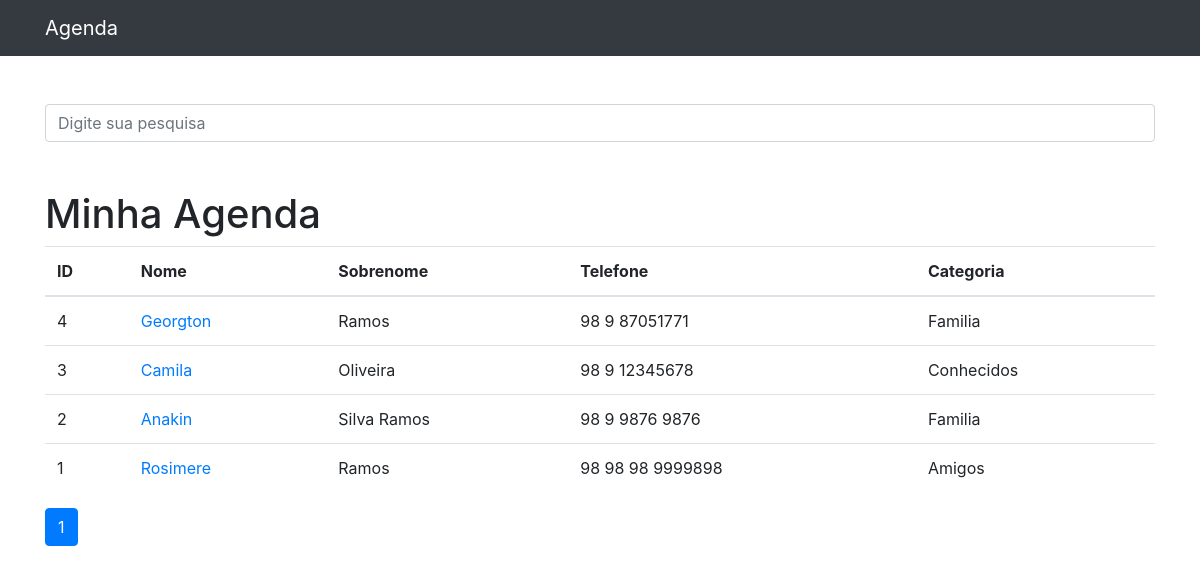
Before: / with the older database file.
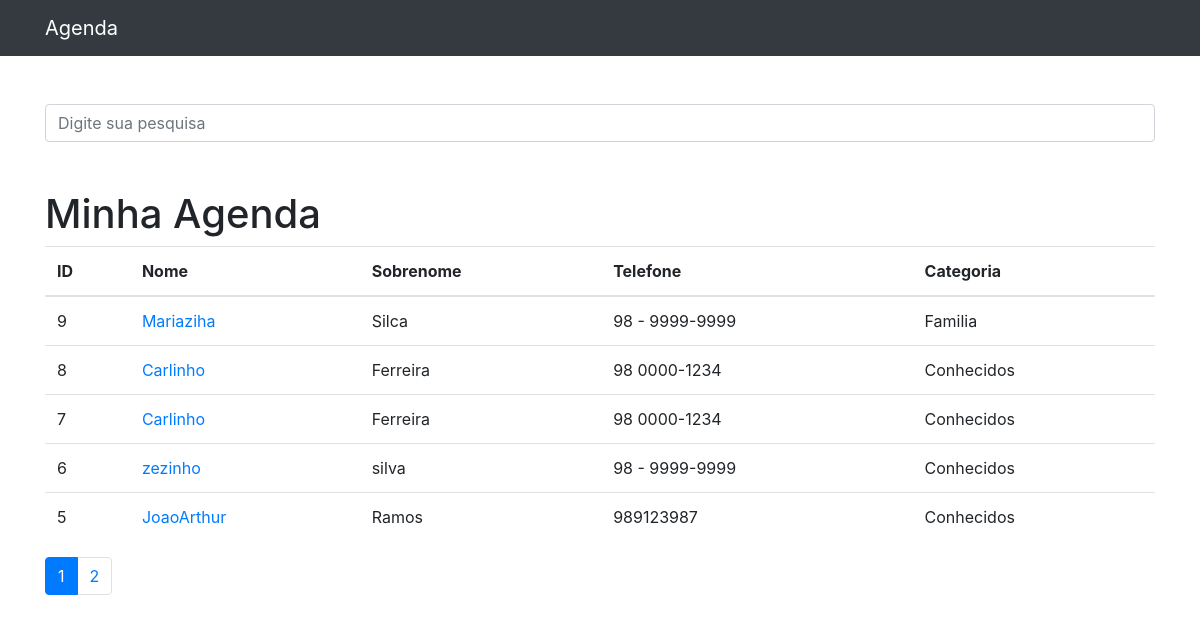
After: the same page with the newer database file.
### contatos/models.py (models this page shows, shortened)
class Contato(models.Model):
    nome = models.CharField(max_length=255)
    sobrenome = models.CharField(max_length=255, blank=True)
    telefone = models.CharField(max_length=255)
    email = models.CharField(max_length=255, blank=True)
    data_criacao = models.DateTimeField(default=timezone.now)
    descricao = models.TextField(blank=True)
    categoria = models.ForeignKey(Categoria, on_delete=models.DO_NOTHING)
    mostrar = models.BooleanField(default=True)
    foto = models.ImageField(blank=True, upload_to='fotos/%Y/%m/%d')

class Categoria(models.Model):
    nome = models.CharField(max_length=255)
    def __str__(self):
        return self.nome

### contatos/views.py (the view)
# urls.py: path('', views.index, name='index'),
def index(request):
    contatos = Contato.objects.order_by('-id').filter(mostrar=True)
    paginator = Paginator(contatos, 5)
    page = request.GET.get('p')
    contatos = paginator.get_page(page)
    return render(request, 'contatos/index.html', {
        'contatos' : contatos
    })

### contatos/templates/contatos/index.html (shortened to what this page needs)
{%extends 'base.html'%}
{%block conteudo%}
    <h1 class="mt-5">Minha Agenda</h1>
    <table class="table">
      <thead>
        <tr>
          <th>ID</th>
          <th>Nome</th>
          <th>Sobrenome</th>
          <th>Telefone</th>
          <th>Categoria</th>
        </tr>
      </thead>
      <tbody>
        {% for contato in contatos %}
            <tr>
              <td>{{ contato.id }}</td>
              <td>
                <a href="{%url 'ver_contato' contato.id %}"> {{contato.nome}}</a>
              </td>
              <td>{{contato.sobrenome}}</td>
              <td>{{contato.telefone}}</td>
              <td>{{contato.categoria}}</td>
            </tr>
        {%endfor%}
      </tbody>
    </table>
<nav aria-label="Page navigation example">
  <ul class="pagination">
    {% for pagina in contatos.paginator.page_range %}
      {% if contatos.number == pagina %}
        <li class="page-item active"><a class="page-link" href="?p={{ pagina }}&termo={{ request.GET.termo }}">{{pagina}}</a></li>
      {% else %}
        <li class="page-item"><a class="page-link" href="?p={{ pagina }}&termo={{ request.GET.termo }}">{{pagina}}</a></li>
      {% endif %}
    {% endfor %}
  </ul>
</nav>
{%endblock%}

### templates/base.html (shortened to what this page needs)
{%load static%}
<!DOCTYPE html>
<html lang="pt">
<head>
  {%include 'parciais/_head.html'%}
</head>
<body>
  {%include 'parciais/_nav.html'%}
  <div class="container">
    <div class="row">
      <div class="col-lg-12">
        {% if 'accounts' not in request.path %}
        <br></br>
        <form method="get" action="{% url 'busca' %}">
          <div class="form-group row">
            <div class="col-12">
              <input class="form-control"
                     type="search" value="{{ request.GET.termo }}"
                     id="search-input"
                     placeholder="Digite sua pesquisa"
                     name="termo">
            </div>
          </div>
        </form>
        {% endif %}
        {%block conteudo%} {%endblock%}
      </div>
    </div>
  </div>
</body>
</html>

### templates/parciais/_head.html (shortened to what this page needs)
{%load static%}
<link href="{% static 'vendor/bootstrap/css/bootstrap.min.css'%}" rel="stylesheet">

### templates/parciais/_nav.html (shortened to what this page needs)
{%load static%}
<nav class="navbar navbar-expand-lg navbar-dark bg-dark static-top">
<div class="container">
  <a class="navbar-brand" href="{%url 'index'%}">Agenda</a>
</div>
</nav>

Changed rows visible on the page:
no longer on this page (row unchanged): Contato: id "4", nome "Georgton", sobrenome "Ramos", telefone "98 9 87051771", categoria "Familia"
no longer on this page (row edited): Contato: id "3", nome "Camila", sobrenome "Oliveira", telefone "98 9 12345678", categoria "Conhecidos"
no longer on this page (row unchanged): Contato: id "2", nome "Anakin", sobrenome "Silva Ramos", telefone "98 9 9876 9876", categoria "Familia"
no longer on this page (row edited): Contato: id "1", nome "Rosimere", sobrenome "Ramos", telefone "98 98 98 9999898", categoria "Amigos"
added Contato: id "9", nome "Mariaziha", sobrenome "Silca", telefone "98 - 9999-9999", categoria "Familia"
added Contato: id "8", nome "Carlinho", sobrenome "Ferreira", telefone "98 0000-1234", categoria "Conhecidos"
added Contato: id "7", nome "Carlinho", sobrenome "Ferreira", telefone "98 0000-1234", categoria "Conhecidos"
added Contato: id "6", nome "zezinho", sobrenome "silva", telefone "98 - 9999-9999", categoria "Conhecidos"
added Contato: id "5", nome "JoaoArthur", sobrenome "Ramos", telefone "989123987", categoria "Conhecidos"
Other visible differences:
new list line: "2"
